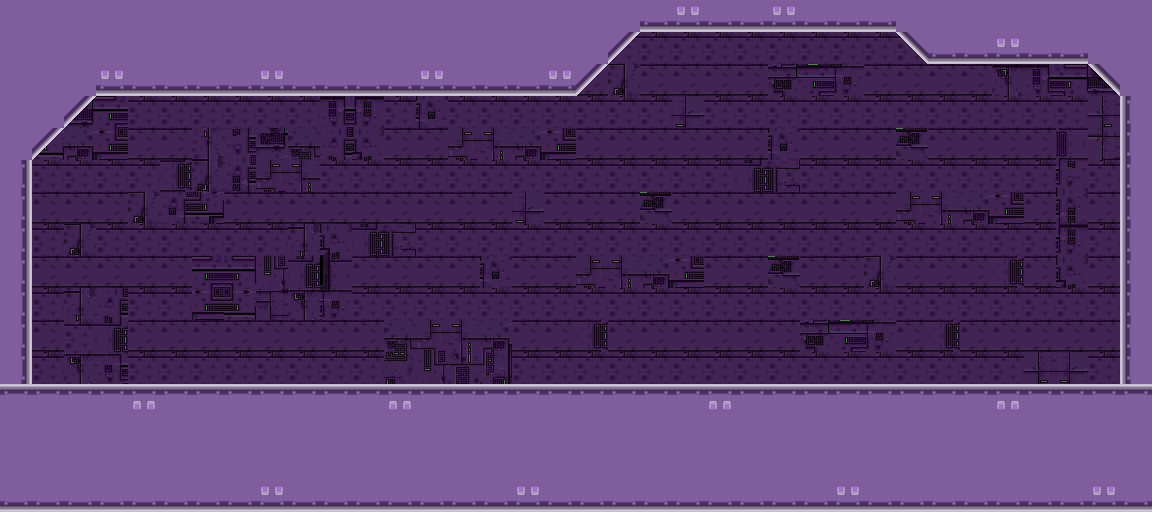

Rendered tile map (Tiled .tmx) drawn with the repository's tilesets; below, a short description and the full map source, tile grids included:
An orthogonal 36x16 tile map with 32x32 px tiles, 2 tile layers (Background, Foreground), 2 tilesets.

<map version="1.0" orientation="orthogonal" renderorder="right-down" width="36" height="16" tilewidth="32" tileheight="32" nextobjectid="1">
 <tileset firstgid="1" name="background" tilewidth="32" tileheight="32" tilecount="72" columns="9">
  <image source="background.png" width="317" height="260" />
  <terraintypes>
   <terrain name="New Terrain" tile="-1" />
  </terraintypes>
 </tileset>
 <tileset firstgid="73" name="Alien_Ship_Tileset_2" tilewidth="32" tileheight="32" tilecount="18" columns="6">
  <image source="Alien_Ship_Tileset_2.png" width="192" height="96" />
 </tileset>
 <layer name="Background" width="36" height="16">
  <data encoding="csv">
4,5,6,7,4,5,6,7,4,5,6,7,4,5,6,7,4,5,6,7,4,5,6,7,4,5,6,7,4,5,6,7,4,5,6,7,
20,21,25,26,55,55,55,55,55,55,55,55,55,55,55,55,55,55,55,55,55,55,55,55,55,55,55,55,55,55,55,28,29,30,31,34,
29,30,34,35,10,10,10,10,10,10,29,36,10,10,10,10,56,57,10,1,10,10,10,10,70,71,72,10,10,10,10,37,38,39,40,43,
38,39,43,44,55,55,55,55,55,55,38,45,55,9,55,55,55,55,55,55,55,24,55,55,55,55,55,55,55,55,55,55,55,55,23,24,
47,48,52,53,10,10,19,20,25,49,47,54,10,10,50,51,52,53,10,10,10,10,10,10,9,10,10,10,22,10,10,10,10,18,32,33,
55,55,55,55,55,11,28,29,50,51,55,55,55,55,55,55,55,55,55,55,55,55,55,56,57,55,55,55,55,55,55,55,55,27,55,55,
10,10,10,10,1,2,3,10,10,10,10,10,10,10,10,10,24,10,10,10,22,10,10,10,10,10,10,10,50,51,52,53,10,36,10,10,
55,55,1,55,55,55,55,55,55,46,54,56,57,55,55,55,55,55,55,55,55,55,55,55,55,55,55,55,55,55,55,55,55,45,55,55,
10,10,10,10,10,10,44,39,59,56,63,10,10,10,10,9,10,10,50,51,52,53,10,10,22,10,10,1,10,10,10,11,10,54,10,10,
55,55,46,47,55,55,53,48,68,64,72,55,55,55,55,55,55,55,55,55,55,55,55,55,55,55,55,55,55,55,55,55,55,55,55,55,
10,10,55,56,10,10,10,10,10,10,10,10,49,50,51,52,10,10,11,10,10,10,10,10,10,70,71,72,10,11,10,10,10,10,10,10,
55,55,64,65,55,55,55,55,55,55,55,55,58,59,60,61,55,55,55,55,55,55,55,55,55,55,55,55,55,55,55,55,23,24,55,55,
10,10,10,10,10,10,10,10,10,10,10,10,10,10,10,10,10,10,10,10,10,10,10,10,10,10,10,10,10,10,10,10,32,33,10,10,
55,55,55,55,55,55,55,55,55,55,55,55,55,55,55,55,55,55,55,55,55,55,55,55,55,55,55,55,55,55,55,55,41,42,55,55,
10,10,10,10,10,10,10,10,10,10,10,10,10,10,10,10,10,10,10,10,10,10,10,10,10,10,10,10,10,10,10,10,50,51,10,10,
55,55,55,55,55,55,55,55,55,55,55,55,55,55,55,55,55,55,55,55,55,55,55,55,55,55,55,55,55,55,55,55,59,60,55,55
</data>
 </layer>
 <layer name="Foreground" width="36" height="16">
  <data encoding="csv">
83,83,83,83,83,83,83,83,83,83,83,83,83,83,83,83,83,83,83,83,86,89,86,86,89,86,86,86,83,83,83,83,83,83,83,83,
80,80,80,80,80,80,80,80,80,80,80,80,80,80,80,80,80,80,80,87,0,0,0,0,0,0,0,0,85,86,86,89,86,86,80,80,
80,80,80,89,86,86,86,86,89,86,86,86,86,89,86,86,86,89,87,0,0,0,0,0,0,0,0,0,0,0,0,0,0,0,85,80,
80,80,87,0,0,0,0,0,0,0,0,0,0,0,0,0,0,0,0,0,0,0,0,0,0,0,0,0,0,0,0,0,0,0,0,79,
80,87,0,0,0,0,0,0,0,0,0,0,0,0,0,0,0,0,0,0,0,0,0,0,0,0,0,0,0,0,0,0,0,0,0,79,
81,0,0,0,0,0,0,0,0,0,0,0,0,0,0,0,0,0,0,0,0,0,0,0,0,0,0,0,0,0,0,0,0,0,0,79,
81,0,0,0,0,0,0,0,0,0,0,0,0,0,0,0,0,0,0,0,0,0,0,0,0,0,0,0,0,0,0,0,0,0,0,79,
81,0,0,0,0,0,0,0,0,0,0,0,0,0,0,0,0,0,0,0,0,0,0,0,0,0,0,0,0,0,0,0,0,0,0,79,
81,0,0,0,0,0,0,0,0,0,0,0,0,0,0,0,0,0,0,0,0,0,0,0,0,0,0,0,0,0,0,0,0,0,0,79,
81,0,0,0,0,0,0,0,0,0,0,0,0,0,0,0,0,0,0,0,0,0,0,0,0,0,0,0,0,0,0,0,0,0,0,79,
81,0,0,0,0,0,0,0,0,0,0,0,0,0,0,0,0,0,0,0,0,0,0,0,0,0,0,0,0,0,0,0,0,0,0,79,
81,0,0,0,0,0,0,0,0,0,0,0,0,0,0,0,0,0,0,0,0,0,0,0,0,0,0,0,0,0,0,0,0,0,0,79,
74,74,74,74,77,74,74,74,74,74,74,74,77,74,74,74,74,74,74,74,74,74,77,74,74,74,74,74,74,74,74,77,74,74,74,74,
80,80,80,80,80,80,80,80,80,80,80,80,80,80,80,80,80,80,80,80,80,80,80,80,80,80,80,80,80,80,80,80,80,80,80,80,
80,80,80,80,80,80,80,80,80,80,80,80,80,80,80,80,80,80,80,80,80,80,80,80,80,80,80,80,80,80,80,80,80,80,80,80,
86,86,86,86,86,86,86,86,89,86,86,86,86,86,86,86,89,86,86,86,86,86,86,86,86,86,89,86,86,86,86,86,86,86,89,86
</data>
 </layer>
</map>
